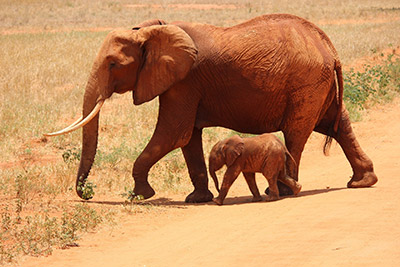
#> input picture elephant.jpg, 400 x 267 px, found by its file name
$ python L2_code.py
#> lines starting #> are read from the running program, lines starting #| are printed output that depends on the picture; after the words box and inside, x2 and y2 are one past the last pixel; in counts of white or black regions, pixels touching at a corner belong together
# Import libraries
import cv2
import numpy as np

# -------- IMAGE 1 --------
img = cv2.imread("D:\OpenCV course\codes\elephant.jpg")
#> img is the input picture: shape (267, 400, 3); mean B, G, R 95.6, 141.5, 194.9

img[100, 200] = [0, 0, 255]
#> img: shape (267, 400, 3); under 0.01% of pixels changed, all inside (x1, y1, x2, y2) = (200, 100, 201, 101)
cropped=img[10:100,20:100]
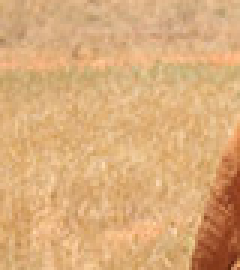
#> cropped: shape (90, 80, 3) (shown 3 times larger); mean B, G, R 121.8, 172, 217.9
img[100:300, 50:80] = [0, 255, 0]
H, W = img.shape[:2]
#> H = 267; W = 400

img[:, W//2] = [255, 255, 255]

cx, cy, r = W//2, H//2, 30
#> cx = 200; cy = 133; r = 30
y, x = np.ogrid[:H, :W]
#> y = 267 values from 0 to 266
mask = (x-cx)**2 + (y-cy)**2 <= r**2
img[mask] = [255, 255, 255]
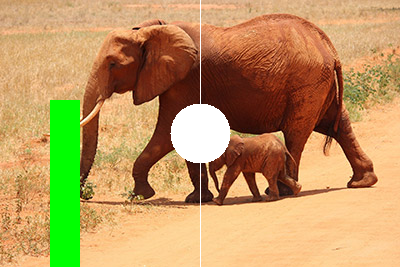
#> img: shape (267, 400, 3); mean B, G, R 96.5, 151.1, 188.8

cv2.imshow("test", img)
cv2.imshow("cropped", cropped)

cv2.waitKey(0)
cv2.destroyAllWindows()

$ run again, with hero-270-park.jpg copied over elephant.jpg
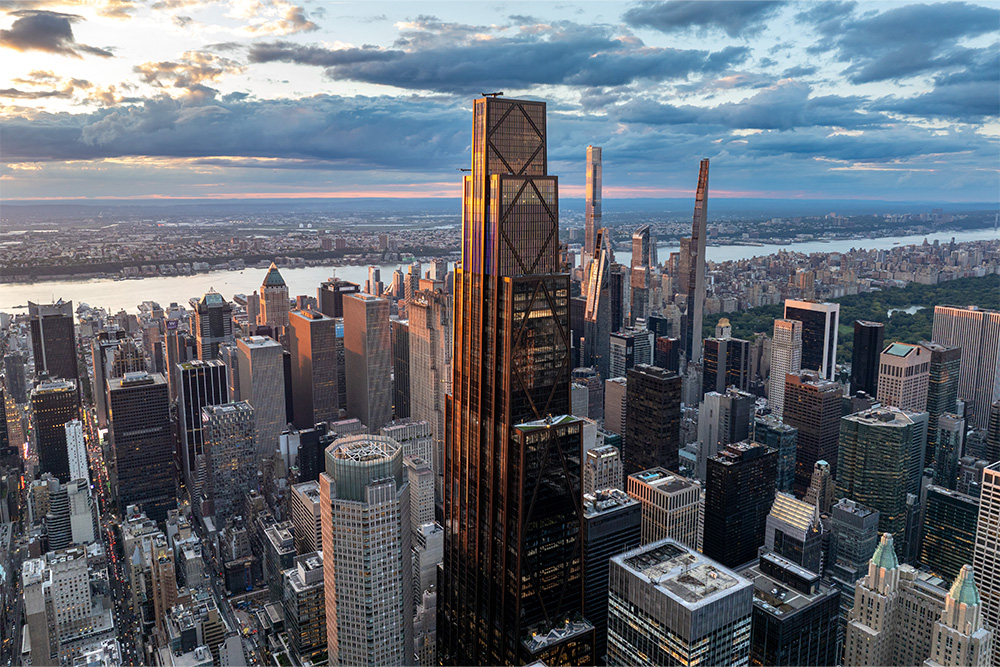
#> input picture hero-270-park.jpg, 1000 x 667 px, found by its file name
#> img is the input picture: shape (667, 1000, 3); mean B, G, R 115.4, 106.4, 100.3
#> `cropped=img[10:100,20:100]`:
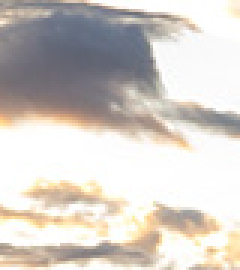
#> cropped: shape (90, 80, 3) (shown 3 times larger); mean B, G, R 198, 204, 210.3
#> `img[mask] = [255, 255, 255]`:
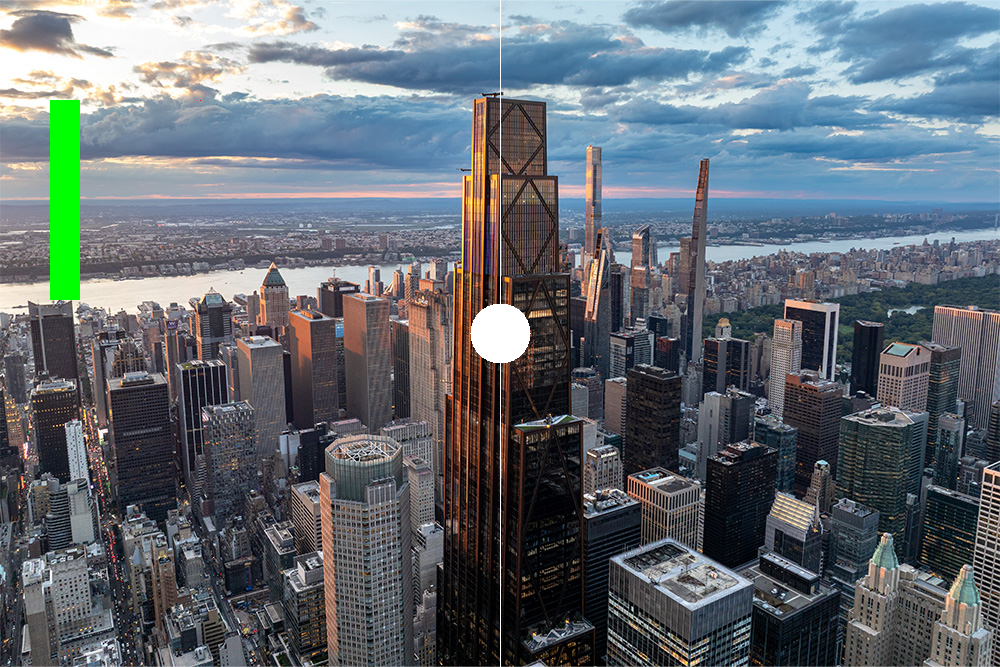
#> img: shape (667, 1000, 3); mean B, G, R 115.1, 108.4, 99.9

$ run again, with photo.jfif saved as elephant.jpg
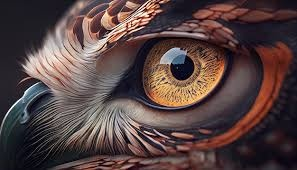
#> input picture photo.jfif, 297 x 170 px, found by its file name
#> img is the input picture: shape (170, 297, 3); mean B, G, R 66.5, 67.1, 86.1
#> `cropped=img[10:100,20:100]`:
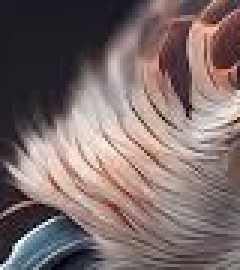
#> cropped: shape (90, 80, 3) (shown 3 times larger); mean B, G, R 107.2, 108.4, 124.9
#> `img[mask] = [255, 255, 255]`:
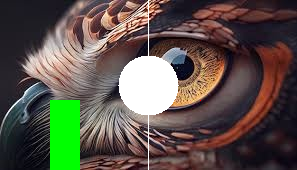
#> img: shape (170, 297, 3); mean B, G, R 74.3, 84.8, 91.5
